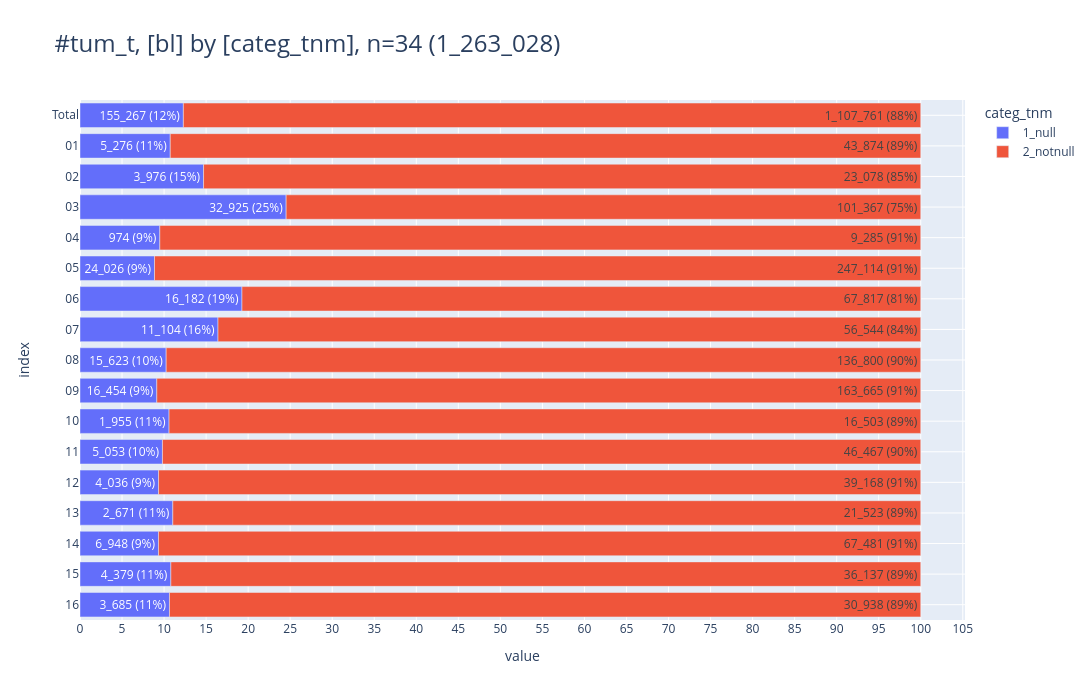

The cell this chart's notebook holds for it:
### Markdown cell above
### <a id='toc1_5_9_'></a>[🚧  Grading 2](#toc0_)
- **Filter: DJ = 2020-2024, kein DCO, gradingrelevante ICD10+HISC**

### Code cell
FILTER = """
        DJ between 2020 and 2024
        and DCO = 2
        and (
        left(ICDGM10, 1) ='C' 
        and
            (
                right(left(ICDGM10,3), 2)::int8 between 00 and 33
                or right(left(ICDGM10,3), 2)::int8 between 50 and 57
                or right(left(ICDGM10,3), 2)::int8 between 63 and 68
                or right(left(ICDGM10,3), 2)::int8 = 60
            )
        and left(HISC,4)::int between 8010 and 8576
        and GKZbl::int between 1 and 16
        )
"""
db_grad=con.sql(query=f"""--sql
    with t1 as (
        select
            GKZbl as bl,
            case
                when GRAD is null then '1_null'
                else '2_notnull' end as categ_tnm,
        from Tumor4
        where True
        and {FILTER}
    )
    select * from t1
""")

# tbl.descr_db(db_grad, "db_grad")

hlp.print_filter(FILTER)

pls.plot_stacked_bars(
    db_grad.to_df().iloc[:,:2],
    relative=True,
    show_total=True,
    orientation="h",
    show_pct_bar=True,
    caption="tum_t",
    height=700,
    width=1600,
    # kkr_col="z_kkr_label"
)

### Figure 1 — Plotly figure (JSON) as saved in the notebook; plotly's stock layout.template omitted (floating-point values rounded to 4 significant figures)
{"data": [{"hovertemplate": "col=1_null<br>value=%{x}<br>index=%{y}<br>cnt_pct_bar_str=%{text}<extra></extra>", "legendgroup": "1_null", "marker": {"color": "#636EFA", "pattern": {"shape": ""}}, "name": "1_null", "orientation": "h", "showlegend": true, "text": ["155_267 (12%)", "5_276 (11%)", "3_976 (15%)", "32_925 (25%)", "974 (9%)", "24_026 (9%)", "16_182 (19%)", "11_104 (16%)", "15_623 (10%)", "16_454 (9%)", "1_955 (11%)", "5_053 (10%)", "4_036 (9%)", "2_671 (11%)", "6_948 (9%)", "4_379 (11%)", "3_685 (11%)"], "textposition": "auto", "type": "bar", "x": [155267, 5276, 3976, 32925, 974, 24026, 16182, 11104, 15623, 16454, 1955, 5053, 4036, 2671, 6948, 4379, 3685], "xaxis": "x", "y": [" Total", "01", "02", "03", "04", "05", "06", "07", "08", "09", "10", "11", "12", "13", "14", "15", "16"], "yaxis": "y"}, {"hovertemplate": "col=2_notnull<br>value=%{x}<br>index=%{y}<br>cnt_pct_bar_str=%{text}<extra></extra>", "legendgroup": "2_notnull", "marker": {"color": "#EF553B", "pattern": {"shape": ""}}, "name": "2_notnull", "orientation": "h", "showlegend": true, "text": ["1_107_761 (88%)", "43_874 (89%)", "23_078 (85%)", "101_367 (75%)", "9_285 (91%)", "247_114 (91%)", "67_817 (81%)", "56_544 (84%)", "136_800 (90%)", "163_665 (91%)", "16_503 (89%)", "46_467 (90%)", "39_168 (91%)", "21_523 (89%)", "67_481 (91%)", "36_137 (89%)", "30_938 (89%)"], "textposition": "auto", "type": "bar", "x": [1107761, 43874, 23078, 101367, 9285, 247114, 67817, 56544, 136800, 163665, 16503, 46467, 39168, 21523, 67481, 36137, 30938], "xaxis": "x", "y": [" Total", "01", "02", "03", "04", "05", "06", "07", "08", "09", "10", "11", "12", "13", "14", "15", "16"], "yaxis": "y"}], "layout": {"barmode": "relative", "barnorm": "percent", "height": 700, "legend": {"title": {"text": "categ_tnm"}, "tracegroupgap": 0, "traceorder": "normal"}, "title": {"font": {"size": 24}, "text": "#tum_t, [bl] by [categ_tnm], n=34 (1_263_028)", "xanchor": "left", "y": 0.95, "yanchor": "top"}, "width": 1600, "xaxis": {"anchor": "y", "domain": [0, 1], "dtick": 5, "gridwidth": 1, "showgrid": true, "title": {"text": "value"}}, "yaxis": {"anchor": "x", "categoryarray": ["16", "15", "14", "13", "12", "11", "10", "09", "08", "07", "06", "05", "04", "03", "02", "01", " Total"], "categoryorder": "array", "domain": [0, 1], "gridwidth": 1, "showgrid": true, "title": {"text": "index"}}}}
